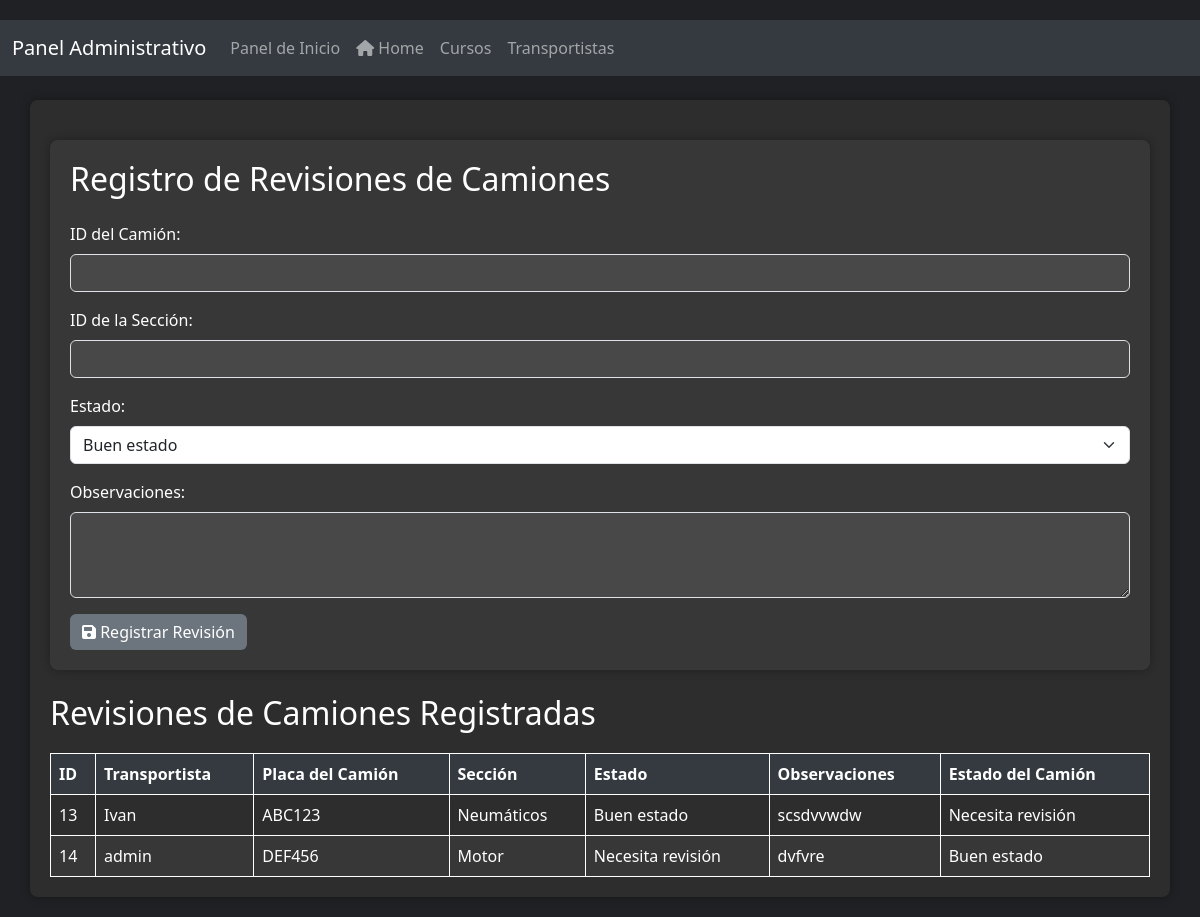
/admin/admin_revision.php (signed in), run on the app's committed database.
### tables this page shows
CREATE TABLE `revisiones`  (
  `ID` int(11) NOT NULL AUTO_INCREMENT,
  `IDCamion` int(11) NULL DEFAULT NULL,
  `IDSeccion` int(11) NULL DEFAULT NULL,
  `Estado` enum('Buen estado','Necesita revisión','Requiere reparación') NULL DEFAULT NULL,
  `Observaciones` text NULL,
  `IDEstadoCamion` int(11) NOT NULL,
  PRIMARY KEY (`ID`) USING BTREE,
  INDEX `IDCamion`(`IDCamion`) USING BTREE,
  INDEX `IDSeccion`(`IDSeccion`) USING BTREE,
  INDEX `FK_Revisiones_Estados`(`IDEstadoCamion`) USING BTREE,
  CONSTRAINT `FK_Revisiones_Estados` FOREIGN KEY (`IDEstadoCamion`) REFERENCES `estados_camiones` (`ID`) ON DELETE RESTRICT ON UPDATE RESTRICT,
  CONSTRAINT `fk_revisiones_camiones` FOREIGN KEY (`IDCamion`) REFERENCES `camiones` (`ID`) ON DELETE RESTRICT ON UPDATE RESTRICT,
  CONSTRAINT `fk_revisiones_secciones` FOREIGN KEY (`IDSeccion`) REFERENCES `secciones` (`ID`) ON DELETE RESTRICT ON UPDATE RESTRICT
);

CREATE TABLE `transportistas`  (
  `ID` int(11) NOT NULL AUTO_INCREMENT,
  `NumeroTrabajador` varchar(50) NULL DEFAULT NULL,
  `Nombre` varchar(255) NULL DEFAULT NULL,
  `Apellido` varchar(255) NULL DEFAULT NULL,
  `Contraseña` varchar(255) NULL DEFAULT NULL,
  `Imagen` varchar(255) NULL DEFAULT NULL,
  `CorreoElectronico` varchar(255) NULL DEFAULT NULL,
  `EstaActivo` tinyint(1) NULL DEFAULT NULL,
  `EsAdmin` tinyint(1) NULL DEFAULT 0,
  PRIMARY KEY (`ID`) USING BTREE
);

CREATE TABLE `camiones`  (
  `ID` int(11) NOT NULL AUTO_INCREMENT,
  `IDTransportista` int(11) NULL DEFAULT NULL,
  `Placa` varchar(50) NULL DEFAULT NULL,
  `Marca` varchar(255) NULL DEFAULT NULL,
  `Modelo` varchar(255) NULL DEFAULT NULL,
  `Año` int(4) NULL DEFAULT NULL,
  `Color` varchar(100) NULL DEFAULT NULL,
  `IDEstadoCamion` int(11) NULL DEFAULT NULL,
  PRIMARY KEY (`ID`) USING BTREE,
  INDEX `IDTransportista`(`IDTransportista`) USING BTREE,
  INDEX `FK_Camiones_Estados`(`IDEstadoCamion`) USING BTREE,
  CONSTRAINT `FK_Camiones_Estados` FOREIGN KEY (`IDEstadoCamion`) REFERENCES `estados_camiones` (`ID`) ON DELETE RESTRICT ON UPDATE RESTRICT,
  CONSTRAINT `fk_camiones_transportistas` FOREIGN KEY (`IDTransportista`) REFERENCES `transportistas` (`ID`) ON DELETE RESTRICT ON UPDATE RESTRICT
);

CREATE TABLE `secciones`  (
  `ID` int(11) NOT NULL AUTO_INCREMENT,
  `Nombre` varchar(255) NULL DEFAULT NULL,
  PRIMARY KEY (`ID`) USING BTREE
);

CREATE TABLE `estados_camiones`  (
  `ID` int(11) NOT NULL AUTO_INCREMENT,
  `Nombre` varchar(255) NOT NULL,
  PRIMARY KEY (`ID`) USING BTREE
);

### admin/admin_revision.php (the view, shortened to what this page needs)
<?php
require_once '../Conexion/conectar.php';
$query_revisiones = "SELECT rev.ID, tra.Nombre AS Transportista, cam.Placa AS PlacaCamion, sec.Nombre AS Seccion, rev.Estado, rev.Observaciones, est.Nombre AS EstadoCamion
                     FROM revisiones rev
                     LEFT JOIN camiones cam ON rev.IDCamion = cam.ID
                     LEFT JOIN secciones sec ON rev.IDSeccion = sec.ID
                     LEFT JOIN estados_camiones est ON rev.IDEstadoCamion = est.ID
                     LEFT JOIN transportistas tra ON cam.IDTransportista = tra.ID";
$result_revisiones = mysqli_query($cn, $query_revisiones);
?>
<!DOCTYPE html>
<html lang="es">
<head>
    <link href="https://cdnjs.cloudflare.com/ajax/libs/font-awesome/6.0.0-beta3/css/all.min.css" rel="stylesheet">
    <link href="https://cdn.jsdelivr.net/npm/bootstrap@5.3.0/dist/css/bootstrap.min.css" rel="stylesheet">
</head>
<body>
    <nav class="navbar navbar-expand-lg navbar-dark">
        <div class="container-fluid">
            <a class="navbar-brand" href="#">Panel Administrativo</a>
            <div class="collapse navbar-collapse" id="navbarNav">
                <ul class="navbar-nav">
                    <li class="nav-item">
                        <a class="nav-link" href="../admin.php">Panel de Inicio</a>
                    </li>
                    <li class="nav-item">
                        <a class="nav-link" href="../home.php"><i class="fas fa-home"></i> Home</a>
                    </li>
                    <li class="nav-item">
                        <a class="nav-link" href="admin_cursos.php">Cursos</a>
                    </li>
                    <li class="nav-item">
                        <a class="nav-link" href="admin_transportistas.php">Transportistas</a>
                    </li>
                </ul>
            </div>
        </div>
    </nav>
    <div class="container mt-4">
        <div class="form-container">
            <h2 class="mb-4">Registro de Revisiones de Camiones</h2>
            <form action="<?php echo htmlspecialchars($_SERVER["PHP_SELF"]); ?>" method="post">
                <div class="mb-3">
                    <label for="id_camion" class="form-label">ID del Camión:</label>
                    <input type="number" class="form-control" id="id_camion" name="id_camion" required>
                </div>
                <div class="mb-3">
                    <label for="id_seccion" class="form-label">ID de la Sección:</label>
                    <input type="number" class="form-control" id="id_seccion" name="id_seccion" required>
                </div>
                <div class="mb-3">
                    <label for="estado" class="form-label">Estado:</label>
                    <select class="form-select" id="estado" name="estado" required>
                        <option value="Buen estado">Buen estado</option>
                    </select>
                </div>
                <div class="mb-3">
                    <label for="observaciones" class="form-label">Observaciones:</label>
                    <textarea class="form-control" id="observaciones" name="observaciones" rows="3" required></textarea>
                </div>
                <button type="submit" class="btn btn-submit"><i class="fas fa-save"></i> Registrar Revisión</button>
            </form>
        </div>
        <div class="mt-4">
            <h2>Revisiones de Camiones Registradas</h2>
            <table>
                <thead>
                    <tr>
                        <th>ID</th>
                        <th>Transportista</th>
                        <th>Placa del Camión</th>
                        <th>Sección</th>
                        <th>Estado</th>
                        <th>Observaciones</th>
                        <th>Estado del Camión</th>
                    </tr>
                </thead>
                <tbody>
                    <?php
                    while ($row = mysqli_fetch_assoc($result_revisiones)) {
                        echo "<tr>";
                        echo "<td>" . $row['ID'] . "</td>";
                        echo "<td>" . $row['Transportista'] . "</td>";
                        echo "<td>" . $row['PlacaCamion'] . "</td>";
                        echo "<td>" . $row['Seccion'] . "</td>";
                        echo "<td>" . $row['Estado'] . "</td>";
                        echo "<td>" . $row['Observaciones'] . "</td>";
                        echo "<td>" . $row['EstadoCamion'] . "</td>";
                        echo "</tr>";
                    }
                    ?>
                </tbody>
            </table>
        </div>
    </div>
</body>
</html>

### admin/admin_revision.php (style rules this page uses)
body { background-color: #202124; color: #ffffff; padding-top: 20px; padding-bottom: 20px; }
.navbar { background-color: #343a40 !important; }
.container { background-color: #2d2d2d; border-radius: 8px; padding: 20px; box-shadow: 0px 0px 10px rgba(0, 0, 0, 0.3); }
.form-container { background-color: #373737; padding: 20px; border-radius: 8px; box-shadow: 0px 0px 10px rgba(0, 0, 0, 0.3); margin-top: 20px; }
.form-control { background-color: #484848; color: #ffffff; }
.btn-submit { background-color: #6c757d; border: none; color: #ffffff; }
table { width: 100%; border-collapse: collapse; margin-top: 20px; }
table th, table td { border: 1px solid #ffffff; padding: 8px; text-align: left; }
table th { background-color: #343a40; color: #ffffff; }
table tr:nth-child(even) { background-color: #373737; }

### data on the page
revisiones: ID "13", transportistas.Nombre "Ivan", IDCamion.Placa "ABC123", IDSeccion.Nombre "Neumáticos", Estado "Buen estado", Observaciones "scsdvvwdw", IDEstadoCamion.Nombre "Necesita revisión"
revisiones: ID "14", transportistas.Nombre "admin", IDCamion.Placa "DEF456", IDSeccion.Nombre "Motor", Estado "Necesita revisión", Observaciones "dvfvre", IDEstadoCamion.Nombre "Buen estado"
